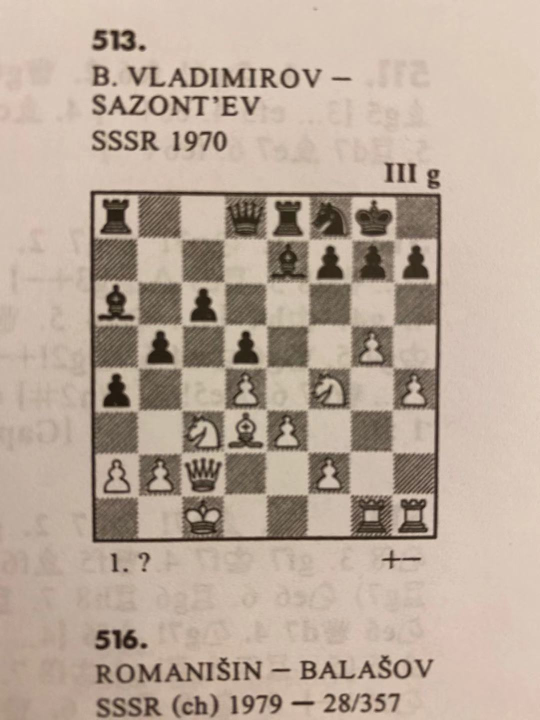
#> input picture examples/1.jpg, 1080 x 1440 px (shown at 1/2 size)
$ python algorithm.py
#> lines starting #> are read from the running program, lines starting #| are printed output that depends on the picture; after the words box and inside, x2 and y2 are one past the last pixel; in counts of white or black regions, pixels touching at a corner belong together
### src/extract.py
from .line import Line, partitionLines, filterCloseLines
from .perspective import getPerspective
from .util import showImage, drawPerspective, drawBoundaries, drawContour, writeDocumentationImage, ratio, randomColor

import cv2
import numpy as np


# [12 lines left out: function largestContour, not called in this run]

def ignoreContours(img,
                   contours,
                   hierarchy=None,
                   min_ratio_bounding=0.6,
                   min_area_percentage=0.01,
                   max_area_percentage=0.85):
    """Filters a contour list based on some rules. If hierarchy != None,
    only top-level contours are considered.
    :param img: source image
    :param contours: list of contours
    :param hierarchy: contour hierarchy
    :param min_ratio_bounding: minimum contour area vs. bounding box area ratio
    :param min_area_percentage: minimum contour vs. image area percentage
    :param max_area_percentage: maximum contour vs. image area percentage
    :returns: a list with the unfiltered countour ids
    """

    ret = []
    i = -1

    if hierarchy is not None:
        while len(hierarchy.shape) > 2:
            hierarchy = np.squeeze(hierarchy, 0)
    img_area = img.shape[0] * img.shape[1]

    for c in contours:
        i += 1

        if hierarchy is not None and \
           not hierarchy[i][2] == -1:
            continue

        _,_,w,h = tmp = cv2.boundingRect(c)
        if ratio(h,w) < min_ratio_bounding:
            continue

        contour_area = cv2.contourArea(c)
        img_contour_ratio = ratio(img_area, contour_area)
        if img_contour_ratio < min_area_percentage:
            continue
        if img_contour_ratio > max_area_percentage:
            continue

        ret.append(i)

    return ret


# [147 lines left out: functions extractBoards, extractGrid, extractTiles, extractPerspective, not called in this run]

### src/algorithm.py
from .board import Board
from .extract import *
#from perspective import *
from .util import showImage, drawPerspective, drawBoundaries, drawLines, drawPoint, drawContour, randomColor
from .line import Line

import random
import cv2
import numpy as np
import argparse
import matplotlib.pyplot as plt

extract_width=512 #image width
extract_height=512 #image height

kernel_size = 5 #kernal for Gaussian blur

canny_threshhold_low = 50 # canny
canny_threshhold_high = 150 #canny

rho = 1  # distance resolution in pixels of the Hough grid
theta = np.pi / 180  # angular resolution in radians of the Hough grid

threshold_max = 150  # minimum number of votes (intersections in Hough grid cell)
threshold_min = 10
threshold_step = 10

min_line_length = 50  # minimum number of pixels making up a line
max_line_gap = 20  # maximum gap in pixels between connectable line segments

nvertical = 9 #chess board vertical lines
nhorizontal = 9 #chess board horizontal lines


#load gray image
def load_image(filename):
#> called with filename = '../examples/1.jpg'
    image = cv2.imread(filename)
#> image is the input picture: shape (1440, 1080, 3); mean B, G, R 153, 167.9, 185.2
    return image

#get the edge contours from an RGB image
def get_contours(image):
    im_gray = cv2.cvtColor(image, cv2.COLOR_BGR2GRAY) #gray
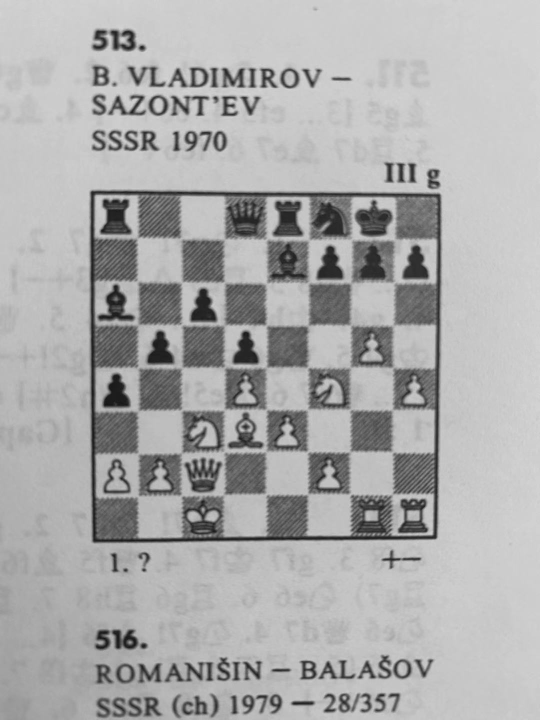
#> im_gray: shape (1440, 1080) (shown at 1/2 size); min 18, max 216, mean 171.4
    (thresh, im_bw) = cv2.threshold(im_gray, 128, 255, cv2.THRESH_BINARY | cv2.THRESH_OTSU)
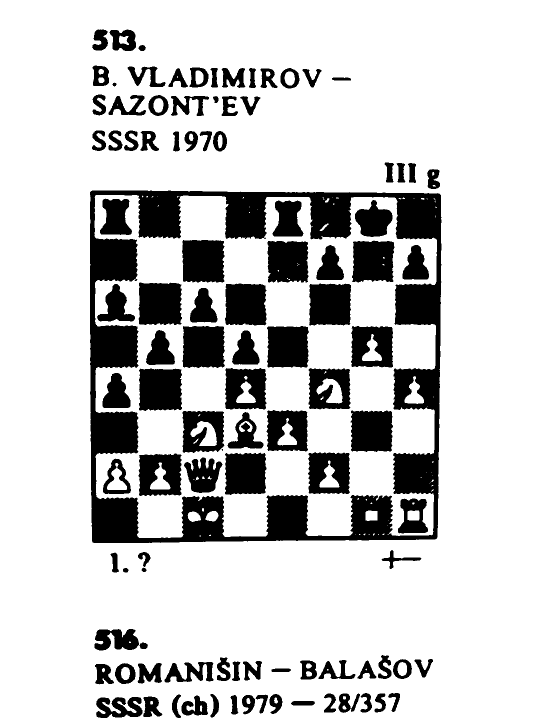
#> im_bw: shape (1440, 1080) (shown at 1/2 size); 79.8% white; 104 black regions (1 under 20 px)
#> thresh = 141

    contours, hierarchy = cv2.findContours(im_bw,  cv2.RETR_CCOMP, cv2.CHAIN_APPROX_TC89_KCOS)
#> contours = 226 contours, 81 with area under 20; largest, box (x1, y1, x2, y2) and area: (0, 0, 1080, 1440) 1552681, (179, 380, 884, 1087) 489280, (189, 390, 874, 1076) 367132, (276, 564, 365, 651) 7022, (277, 736, 365, 823) 6978
    contour_ids = ignoreContours(image, contours, hierarchy)
#> the loop in ignoreContours, `for c in contours:` made 1 pass
#> (i, w, h, tmp) on pass 1: (0, 8, 8, (685, 1411, 8, 8))
#> after the loop in ignoreContours, `for c in contours:`: i = 0; ret = []

    print("contour_ids",contour_ids)

    #create an empty image for contours
    img_contours = np.zeros(image.shape)
    # draw the contours on the empty image
    cv2.drawContours(img_contours, [contours[i] for i in contour_ids], -1, (0,255,0), 3)

    edges = []
    # loop all possible contours
    for c_id in contour_ids:
        points = contours[c_id]
        points = np.squeeze(points,1)

        # draw contours after filter
        tmp = np.zeros(image.shape, np.uint8)
        drawContour(tmp, points, (255,), 1)

        # gaussian blur
        tmp = cv2.GaussianBlur(tmp,(kernel_size, kernel_size),0)

        # canny
        edge = cv2.Canny(tmp, 50, 150)

        edges.append(edge)

    return edges

# get perspective from edge contours
# [120 lines left out: functions get_perspective_from_contours, get_grid_from_contours, get_perspective_from_lines, get_grid_from_lines, get_boards_from_perspective, not called in this run]


if __name__ == "__main__":
    img = load_image("../examples/1.jpg")
#> (the run stopped early here; a loop or call above may not have finished)
